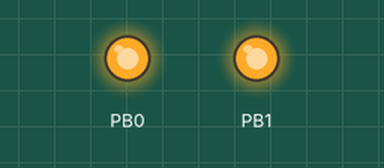
Simulated run of this program. Board: ATmega328P, built with avr-gcc and emulated at 16 MHz (the files do not name the chip). Shown: output pins drawn as LEDs (lit = HIGH). At 0.0 s the program stops and its outputs stay as they are.

Above: at 0.1 s.
Timing chart, 0 to 1.5 s (numbered marks = the images above):
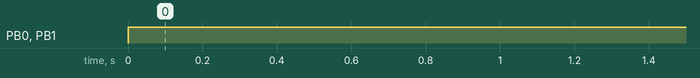

The program:

main.c
```c
#define F_CPU 16000000
#include <avr/io.h>
#include <util/delay.h>
#include "stdbool.h"

int main(void)
{
	DDRD &= 0b11111011;
	DDRB |= 0b00000011;
	PORTB &= 0b11111100;
	PORTB |= 0b00000011;
	bool btn_pushed = false;
	int count = 0;
//	while (1)
//	{
//		if (PIND & 0b00000100)
//		{
//			_delay_ms(100);
//			if (PIND & 0b00000100 & ~btn_pushed) //button is pushed
//			{
//				count++;
//				btn_pushed = true;
//				if(count == 1)
//					PORTB |= 0b000000001;
//				else if(count >= 5)
//					PORTB |= 0b000000010;
//			}
//			else if(~ PIND & 0b00000100)
//			{
//				btn_pushed = false;
//			}
//			_delay_ms(100);
//		}
//	}
}
```

Measured:
- by itself, PB0, PB1: LOW → HIGH at 0.00 s
